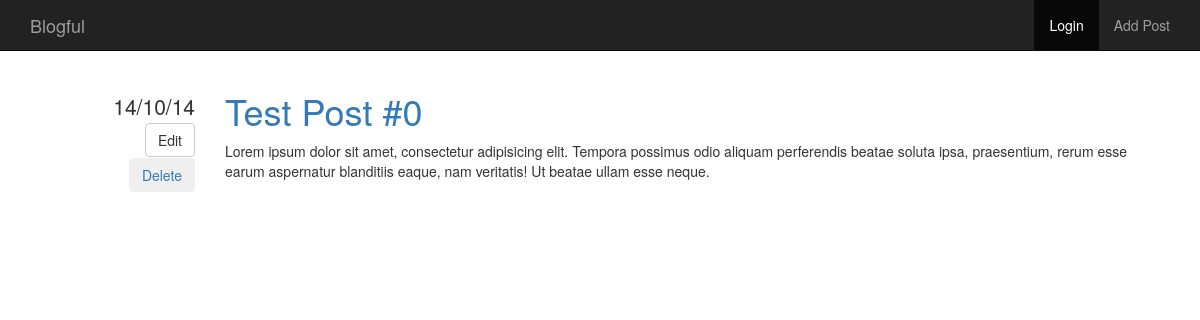
/post/1, run on the app's committed database.
### blog/models.py (models this page shows)
class Post(Base):
	__tablename__ = "posts"
	id = Column(Integer, Sequence("post_id_sequence"), primary_key=True)
	title = Column(String(1024))
	content = Column(Text)
	datetime = Column(DateTime, default=datetime.datetime.now)
	author_id = Column(Integer, ForeignKey("users.id"))

### blog/views.py (the view)
@app.route('/post/<int:id>')
def view_single_post(id):
	post = session.query(Post).filter(Post.id == id).one()
	return render_template('post.html',
		post=post
		)

### blog/filters.py (called while the page is built)
@app.template_filter()
def dateformat(date, format):
	if not date:
		return None
	return date.strftime(format)

### blog/templates/post.html
{% import "macros.html" as macros %}
{% extends "base.html" %}
{% block content %}
{{ macros.render_post(post)}}
{% endblock %}

### blog/templates/macros.html (shortened to what this page needs)
{% macro render_post(post) %}
<div class="row">
	<div class="col-md-2 text-right metadata">
		<ul class="list-unstyled">
			<li>
				{{post.datetime | dateformat("%d/%m/%y") }}
			</li>
			<li>
				<a href="{{ url_for('edit_post_get', id=post.id) }} "><button type="button" class="btn btn-default">Edit</button></a>
			</li>
			<li>
				<a href="{{ url_for('delete_post_get', id=post.id) }} "><button type="button" class="btn btn-inverse">Delete</button></a>
			</li>
		</ul>
	</div>
	<div class="col-md-10">
		<h1 class="undecorate">
			<a href="{{ url_for('view_single_post', id=post.id) }}">{{ post.title }}</a>
		</h1>
		{{ post.content | safe }}
	</div>
</div>
{% endmacro %}

### blog/static/css/main.css (style rules this page uses)
div.metadata { margin-top: 20px; font-size: 1.5em; }
.undecorate a { text-decoration: none; }

### data on the page
Post: datetime "14/10/14", title "Test Post #0", content "Lorem ipsum dolor sit amet, consectetur adipisicing elit. Tempora possimus odio aliquam perferendis beatae soluta ipsa, praesentium, rerum esse earum aspernatur blanditiis eaque, nam veritatis! Ut beatae ullam esse neque."
